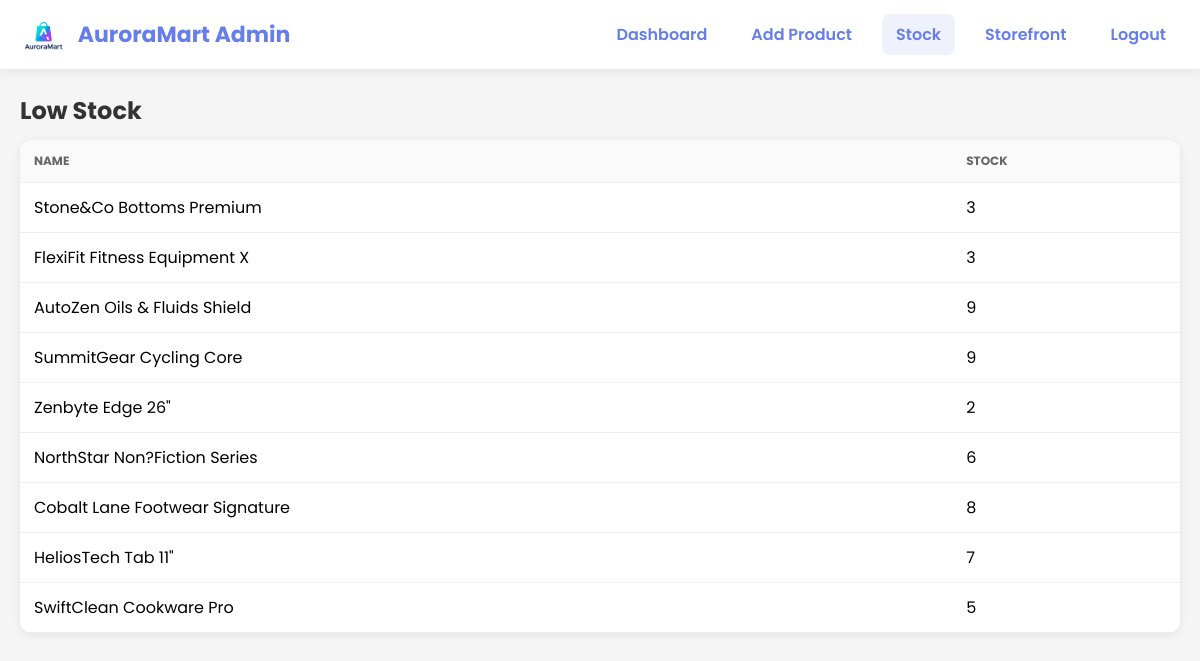
Before: /adminpanel/stock/ (signed in) with the older database file.
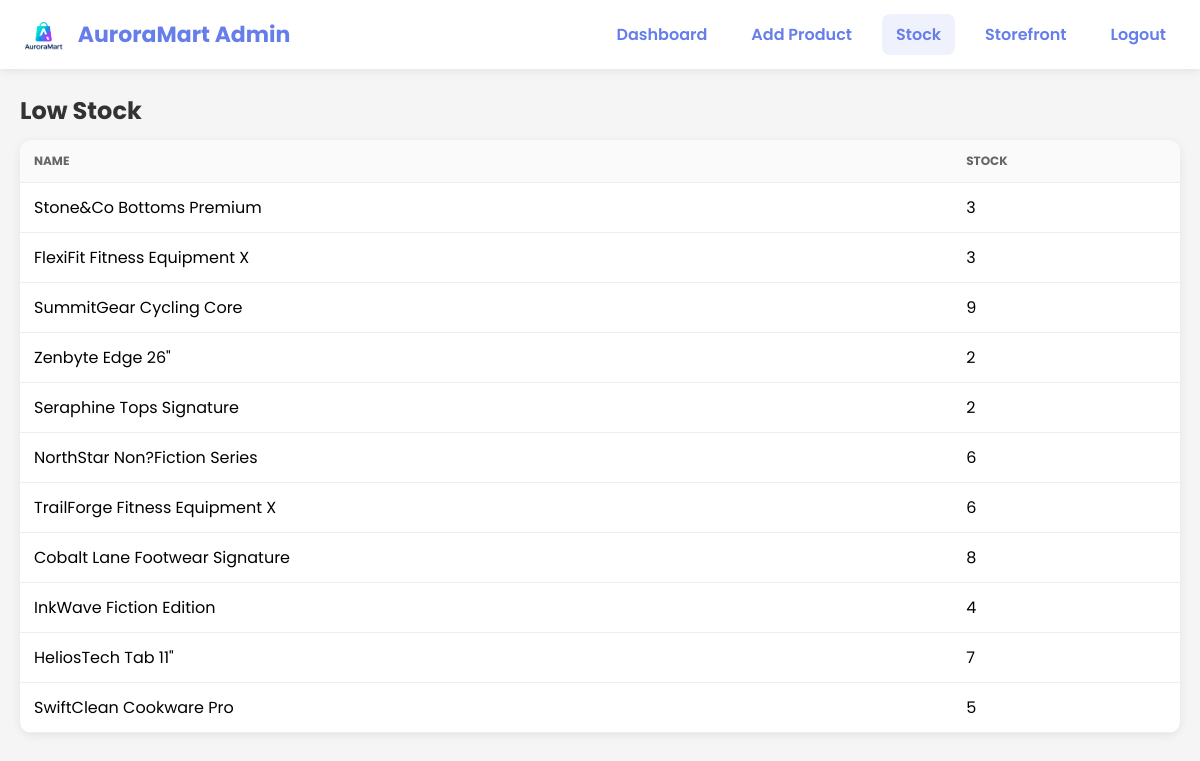
After: the same page with the newer database file.
### storefront/models.py (models this page shows, shortened)
class Product(models.Model):
    name = models.CharField(max_length=255)
    description = models.TextField(blank=True, null=True)
    category = models.CharField(max_length=100)
    price = models.DecimalField(max_digits=10, decimal_places=2)
    stock = models.IntegerField(default=0)
    reorder_threshold = models.IntegerField(default=10)
    rating = models.DecimalField(max_digits=3, decimal_places=1, null=True, blank=True)
    image = models.ImageField(upload_to='products/', blank=True, null=True)
    created_at = models.DateTimeField(auto_now_add=True)
    updated_at = models.DateTimeField(auto_now=True)
    is_on_sale = models.BooleanField(default=False)
    original_price = models.DecimalField(max_digits=10, decimal_places=2, null=True, blank=True)
    discount_percentage = models.IntegerField(null=True, blank=True)
    class Meta:
        ordering = ['-created_at']

### adminpanel/views.py (the view)
# urls.py: path('stock/', views.stock_management, name='admin_stock'),
@login_required
@user_passes_test(staff_required)
def stock_management(request):
    low_stock = Product.objects.filter(stock__lte=10)
    return render(request, 'adminpanel/stock.html', {'low_stock': low_stock})

### adminpanel/views.py (called while the page is built)
def staff_required(user):
    return user.is_authenticated and (user.is_staff or user.is_superuser)

### adminpanel/templates/adminpanel/stock.html (shortened to what this page needs)
<!DOCTYPE html>
<html lang="en">
<head>
    {% load static %}
</head>
<body>
    <header>
        <nav>
            <a href="{% url 'storefront:index' %}" class="logo">
                <img src="{% static 'img/auroramart_logo.png' %}" alt="AuroraMart" style="height:32px"> AuroraMart Admin
            </a>
            <div class="nav-links">
                <a href="{% url 'adminpanel:admin_dashboard' %}">Dashboard</a>
                <a href="{% url 'adminpanel:admin_add_product' %}">Add Product</a>
                <a href="{% url 'adminpanel:admin_stock' %}" class="active">Stock</a>
                <a href="{% url 'storefront:index' %}">Storefront</a>
                <a href="{% url 'accounts:logout' %}">Logout</a>
            </div>
        </nav>
    </header>
    <div class="container">
        <h2 style="margin: 0 0 12px 0; color:#333">Low Stock</h2>
        <table>
            <tr><th>Name</th><th>Stock</th></tr>
            {% for p in low_stock %}
            <tr>
                <td>{{ p.name }}</td>
                <td>{{ p.stock }}</td>
            </tr>
            {% empty %}
            <tr><td colspan="2" style="text-align:center; color:#888">No low-stock products.</td></tr>
            {% endfor %}
        </table>
    </div>
</body>
</html>

Changed rows visible on the page:
no longer on this page (row edited): Product: name "AutoZen Oils & Fluids Shield", stock "9"
now on this page (row edited): Product: name "Seraphine Tops Signature", stock "2"
now on this page (row edited): Product: name "TrailForge Fitness Equipment X", stock "6"
now on this page (row edited): Product: name "InkWave Fiction Edition", stock "4"
